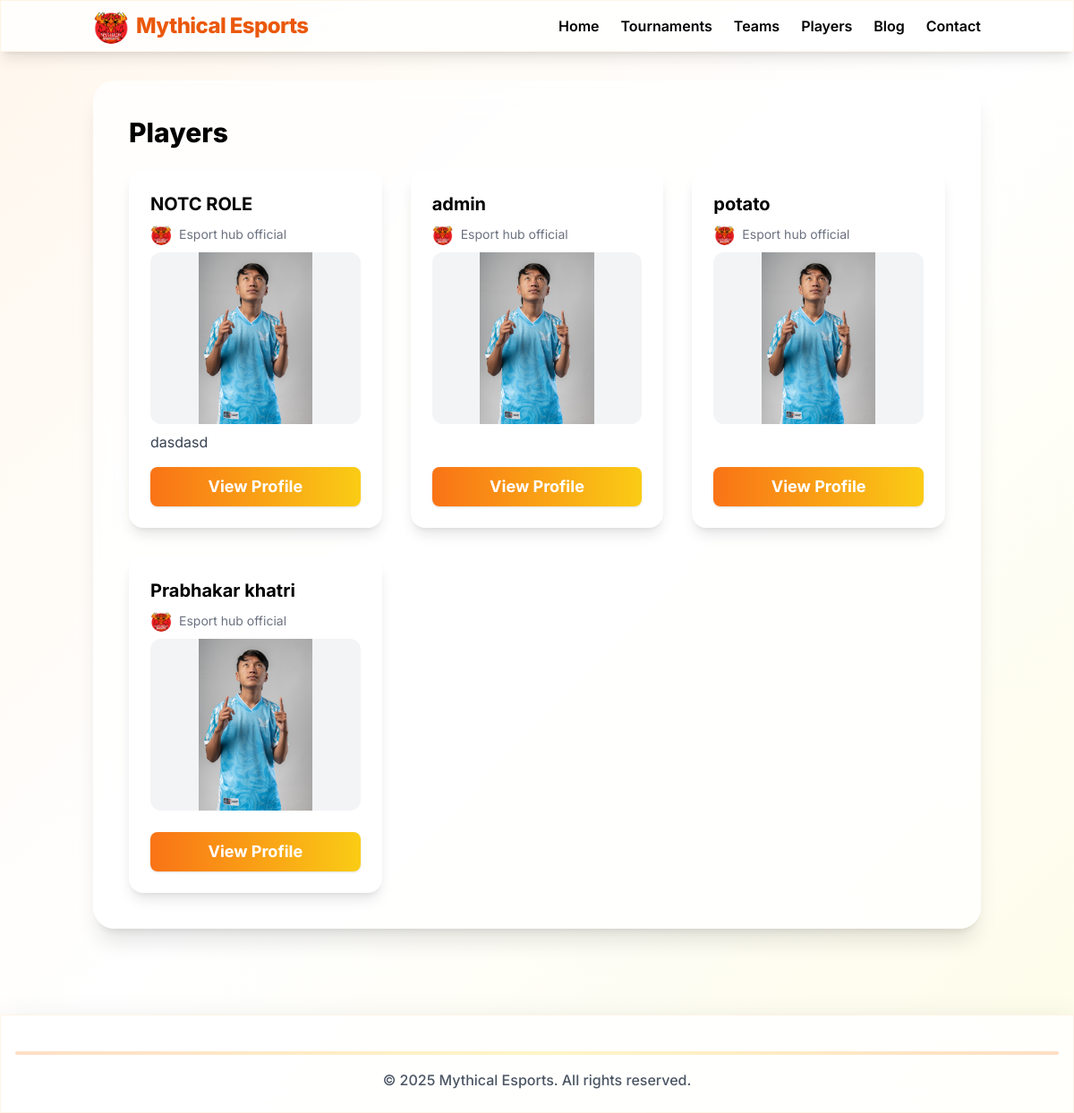
The app's page /players/, older data.
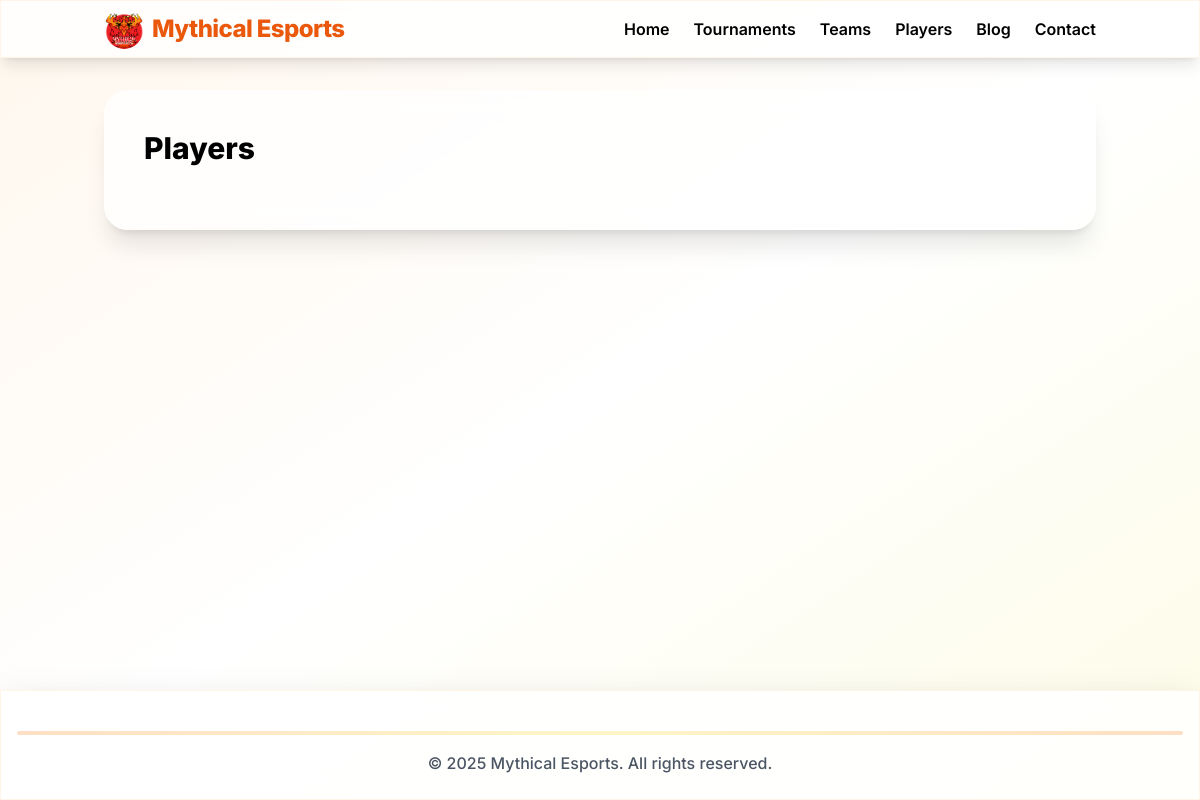
The same page, newer data.
### core/models.py (models this page shows, shortened)
class Player(models.Model):
    name = models.CharField(max_length=100)
    team = models.ForeignKey(Team, on_delete=models.CASCADE, related_name='players')
    photo = models.ImageField(upload_to='player_photos/', blank=True, help_text='Recommended size: 800x800px')
    bio = models.TextField(blank=True)
    def player_card(self):
        team_logo_html = ''
        if self.team and self.team.logo:
            team_logo_html = (
                '<span style="display:inline-flex;align-items:center;justify-content:center;'
                'background:#fff;border-radius:50%;width:40px;height:40px;vertical-align:middle;'
                'margin-right:8px;box-shadow:0 2px 8px rgba(0,0,0,0.07);">'
                f'<img src="{self.team.logo.url}" style="object-fit:contain;width:32px;height:32px;max-width:90%;max-height:90%;" />'
                '</span>'
            )
        html = f'''
        <div style="display:flex;align-items:center;gap:32px;">
            <div style="background:linear-gradient(135deg,#ffb86c 0%,#ff512f 100%);border-radius:50%;padding:6px;">
                <img src="{self.photo.url if self.photo else ''}" style="height:120px;width:120px;object-fit:contain;border-radius:50%;background:#fff;box-shadow:0 2px 8px rgba(0,0,0,0.10);">
            </div>
            <div>
                <strong style="font-size:1.2em;">Player Information</strong><br>
                <span style="font-size:1.1em;">Name: {self.name}</span><br>
                <span style="font-size:1em;">Team: {team_logo_html}{self.team.name if self.team else ''}</span>
            </div>
        </div>
        '''
        return mark_safe(html)
    player_card.short_description = 'Player Card'

class Team(models.Model):
    name = models.CharField(max_length=100)
    logo = models.ImageField(upload_to='team_logos/', help_text='Recommended size: 300x300px')
    description = models.TextField(blank=True)
    tournaments_played = models.ManyToManyField('Tournament', blank=True, related_name='teams_played', through='TeamTournamentResult')

### core/views.py (the view)
# urls.py: path('players/', views.players, name='players'),
def players(request):
    players = Player.objects.all()
    return render(request, 'core/players.html', {'players': players})

### core/context_processors.py (called while the page is built)
def social_links(request):
    return {'social_links': SocialLink.objects.all()}

### core/templates/core/players.html (shortened to what this page needs)
{% extends 'core/base.html' %}
{% block content %}
<h1 class="text-3xl font-extrabold mb-6">Players</h1>
<div class="grid grid-cols-1 md:grid-cols-2 lg:grid-cols-3 gap-8">
    {% for player in players %}
    <div class="bg-white rounded-2xl shadow-lg overflow-hidden flex flex-col transition hover:scale-105 hover:shadow-2xl">
        <div class="p-6 flex flex-col flex-1">
            <h2 class="text-xl font-bold mb-2">{{ player.name }}</h2>
            <div class="flex items-center text-gray-500 text-sm mb-2">
                {% if player.team.logo %}
                    <img src="{{ player.team.logo.url }}" alt="{{ player.team.name }}" class="h-6 w-6 object-contain rounded-full mr-2 bg-white" />
                {% endif %}
                <span>{{ player.team.name }}</span>
            </div>
            {% if player.photo %}
            <img src="{{ player.photo.url }}" alt="{{ player.name }}" class="w-full h-48 object-contain rounded-xl bg-gray-100 mb-2" />
            {% endif %}
            <p class="text-gray-700 mb-4 flex-1">{{ player.bio|truncatewords:20 }}</p>
            <a href="{% url 'player_detail' pk=player.pk %}" class="inline-block mt-auto px-4 py-2 rounded-lg font-bold text-lg text-white bg-gradient-to-r from-orange-500 to-yellow-400 shadow hover:from-orange-600 hover:to-yellow-500 transition text-center w-full">View Profile</a>
        </div>
    </div>
    {% endfor %}
</div>
{% endblock %}

Row changes from the older to the newer data that the page shows:
removed Player: name "NOTC ROLE", team.logo (picture), team.name "Esport hub official", photo (picture), bio "dasdasd"
removed Player: name "admin", team.logo (picture), team.name "Esport hub official", photo (picture)
removed Player: name "potato", team.logo (picture), team.name "Esport hub official", photo (picture)
removed Player: name "Prabhakar khatri", team.logo (picture), team.name "Esport hub official", photo (picture)
